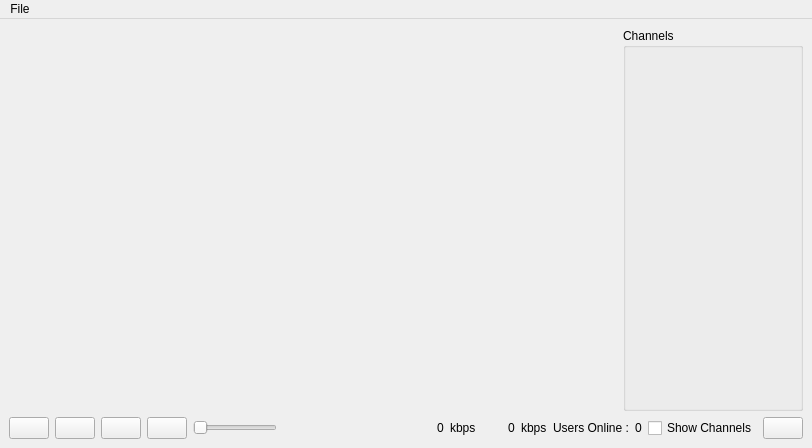
<?xml version="1.0" encoding="UTF-8"?>
<ui version="4.0">
 <class>SimplePlayer</class>
 <widget class="QMainWindow" name="SimplePlayer">
  <property name="geometry">
   <rect>
    <x>0</x>
    <y>0</y>
    <width>812</width>
    <height>448</height>
   </rect>
  </property>
  <property name="windowTitle">
   <string>P2PSP GUI</string>
  </property>
  <property name="windowIcon">
   <iconset>
    <normalon>:/icons/p2psp.png</normalon>
   </iconset>
  </property>
  <widget class="QWidget" name="centralwidget">
   <layout class="QGridLayout" name="gridLayout">
    <item row="0" column="0" colspan="3">
     <layout class="QHBoxLayout" name="horizontalLayout">
      <item>
       <widget class="VlcWidgetVideo" name="video" native="true">
        <property name="sizePolicy">
         <sizepolicy hsizetype="Minimum" vsizetype="Expanding">
          <horstretch>0</horstretch>
          <verstretch>0</verstretch>
         </sizepolicy>
        </property>
        <property name="autoFillBackground">
         <bool>false</bool>
        </property>
       </widget>
      </item>
      <item>
       <widget class="QGroupBox" name="groupBox">
        <property name="enabled">
         <bool>true</bool>
        </property>
        <property name="sizePolicy">
         <sizepolicy hsizetype="Maximum" vsizetype="Expanding">
          <horstretch>0</horstretch>
          <verstretch>0</verstretch>
         </sizepolicy>
        </property>
        <property name="minimumSize">
         <size>
          <width>180</width>
          <height>0</height>
         </size>
        </property>
        <property name="title">
         <string>Channels</string>
        </property>
       </widget>
      </item>
     </layout>
    </item>
    <item row="1" column="0" rowspan="2" colspan="3">
     <layout class="QHBoxLayout" name="horizontalLayout_4">
      <item>
       <widget class="QPushButton" name="openUrl">
        <property name="text">
         <string/>
        </property>
        <property name="icon">
         <iconset>
          <normalon>:/icons/VLC-64.png</normalon>
         </iconset>
        </property>
       </widget>
      </item>
      <item>
       <widget class="QPushButton" name="pause">
        <property name="text">
         <string/>
        </property>
        <property name="icon">
         <iconset resource="icons.qrc">
          <normaloff>:/icons/Play-64.png</normaloff>
          <normalon>:/icons/Pause-64.png</normalon>:/icons/Play-64.png</iconset>
        </property>
        <property name="checkable">
         <bool>true</bool>
        </property>
       </widget>
      </item>
      <item>
       <widget class="QPushButton" name="stop">
        <property name="text">
         <string/>
        </property>
        <property name="icon">
         <iconset>
          <normalon>:/icons/Stop-64.png</normalon>
         </iconset>
        </property>
       </widget>
      </item>
      <item>
       <widget class="QPushButton" name="volumeButton">
        <property name="text">
         <string/>
        </property>
        <property name="icon">
         <iconset resource="icons.qrc">
          <normaloff>:/icons/Medium Volume-64.png</normaloff>
          <normalon>:/icons/Medium Volume-64.png</normalon>:/icons/Medium Volume-64.png</iconset>
        </property>
       </widget>
      </item>
      <item>
       <widget class="VlcWidgetVolumeSlider" name="volume">
        <property name="sizePolicy">
         <sizepolicy hsizetype="Minimum" vsizetype="Fixed">
          <horstretch>0</horstretch>
          <verstretch>0</verstretch>
         </sizepolicy>
        </property>
        <property name="layoutDirection">
         <enum>Qt::LeftToRight</enum>
        </property>
        <property name="maximum">
         <number>100</number>
        </property>
        <property name="singleStep">
         <number>0</number>
        </property>
        <property name="orientation">
         <enum>Qt::Horizontal</enum>
        </property>
        <property name="invertedControls">
         <bool>false</bool>
        </property>
       </widget>
      </item>
      <item>
       <spacer name="horizontalSpacer">
        <property name="orientation">
         <enum>Qt::Horizontal</enum>
        </property>
        <property name="sizeHint" stdset="0">
         <size>
          <width>40</width>
          <height>20</height>
         </size>
        </property>
       </spacer>
      </item>
      <item>
       <widget class="QLabel" name="downloadIcon">
        <property name="text">
         <string/>
        </property>
        <property name="pixmap">
         <pixmap resource="icons.qrc">:/icons/download.png</pixmap>
        </property>
       </widget>
      </item>
      <item>
       <widget class="QLabel" name="downloadSpeedValue">
        <property name="text">
         <string>0</string>
        </property>
       </widget>
      </item>
      <item>
       <widget class="QLabel" name="downloadSpeed">
        <property name="text">
         <string>kbps</string>
        </property>
       </widget>
      </item>
      <item>
       <widget class="QLabel" name="Separator_icon">
        <property name="sizePolicy">
         <sizepolicy hsizetype="Minimum" vsizetype="Maximum">
          <horstretch>0</horstretch>
          <verstretch>0</verstretch>
         </sizepolicy>
        </property>
        <property name="text">
         <string/>
        </property>
        <property name="pixmap">
         <pixmap resource="icons.qrc">:/icons/vertical_separator.png</pixmap>
        </property>
       </widget>
      </item>
      <item>
       <widget class="QLabel" name="uploadIcon">
        <property name="text">
         <string/>
        </property>
        <property name="pixmap">
         <pixmap resource="icons.qrc">:/icons/upload.png</pixmap>
        </property>
       </widget>
      </item>
      <item>
       <widget class="QLabel" name="uploadSpeedValue">
        <property name="text">
         <string>0</string>
        </property>
       </widget>
      </item>
      <item>
       <widget class="QLabel" name="uploadSpeed">
        <property name="text">
         <string>kbps</string>
        </property>
       </widget>
      </item>
      <item>
       <widget class="QLabel" name="users">
        <property name="sizePolicy">
         <sizepolicy hsizetype="Preferred" vsizetype="Preferred">
          <horstretch>0</horstretch>
          <verstretch>0</verstretch>
         </sizepolicy>
        </property>
        <property name="text">
         <string>Users Online :</string>
        </property>
       </widget>
      </item>
      <item>
       <widget class="QLabel" name="usersOnlineValue">
        <property name="text">
         <string>0</string>
        </property>
       </widget>
      </item>
      <item>
       <widget class="QCheckBox" name="checkBox">
        <property name="text">
         <string>Show Channels</string>
        </property>
       </widget>
      </item>
      <item>
       <widget class="QPushButton" name="fullscreen">
        <property name="styleSheet">
         <string notr="true"/>
        </property>
        <property name="text">
         <string/>
        </property>
        <property name="icon">
         <iconset resource="icons.qrc">
          <normaloff>:/icons/Fit to Width-50.png</normaloff>:/icons/Fit to Width-50.png</iconset>
        </property>
       </widget>
      </item>
     </layout>
    </item>
   </layout>
  </widget>
  <widget class="QMenuBar" name="menubar">
   <property name="geometry">
    <rect>
     <x>0</x>
     <y>0</y>
     <width>812</width>
     <height>20</height>
    </rect>
   </property>
   <widget class="QMenu" name="menuFile">
    <property name="title">
     <string>File</string>
    </property>
    <addaction name="separator"/>
    <addaction name="actionAdd"/>
    <addaction name="actionRunPeer"/>
    <addaction name="actionHelp"/>
    <addaction name="actionQuit"/>
   </widget>
   <addaction name="menuFile"/>
  </widget>
  <action name="actionQuit">
   <property name="text">
    <string>Quit</string>
   </property>
  </action>
  <action name="actionAdd">
   <property name="text">
    <string>Add Channels</string>
   </property>
  </action>
  <action name="actionRunPeer">
   <property name="text">
    <string>Run Peer</string>
   </property>
  </action>
  <action name="actionHelp">
   <property name="text">
    <string>Help</string>
   </property>
  </action>
 </widget>
 <customwidgets>
  <customwidget>
   <class>VlcWidgetVideo</class>
   <extends>QWidget</extends>
   <header location="global">VLCQtWidgets/WidgetVideo.h</header>
   <container>1</container>
   <slots>
    <signal>fullscreen()</signal>
    <slot>toggleFullscreen()</slot>
   </slots>
  </customwidget>
  <customwidget>
   <class>VlcWidgetVolumeSlider</class>
   <extends>QSlider</extends>
   <header>VLCQtWidgets/WidgetVolumeSlider.h</header>
   <container>1</container>
   <slots>
    <slot>mute()</slot>
    <slot>volumeUp()</slot>
    <slot>volumeDown()</slot>
   </slots>
  </customwidget>
 </customwidgets>
 <resources>
  <include location="icons.qrc"/>
 </resources>
 <connections>
  <connection>
   <sender>actionQuit</sender>
   <signal>triggered()</signal>
   <receiver>SimplePlayer</receiver>
   <slot>close()</slot>
   <hints>
    <hint type="sourcelabel">
     <x>-1</x>
     <y>-1</y>
    </hint>
    <hint type="destinationlabel">
     <x>399</x>
     <y>299</y>
    </hint>
   </hints>
  </connection>
 </connections>
</ui>
